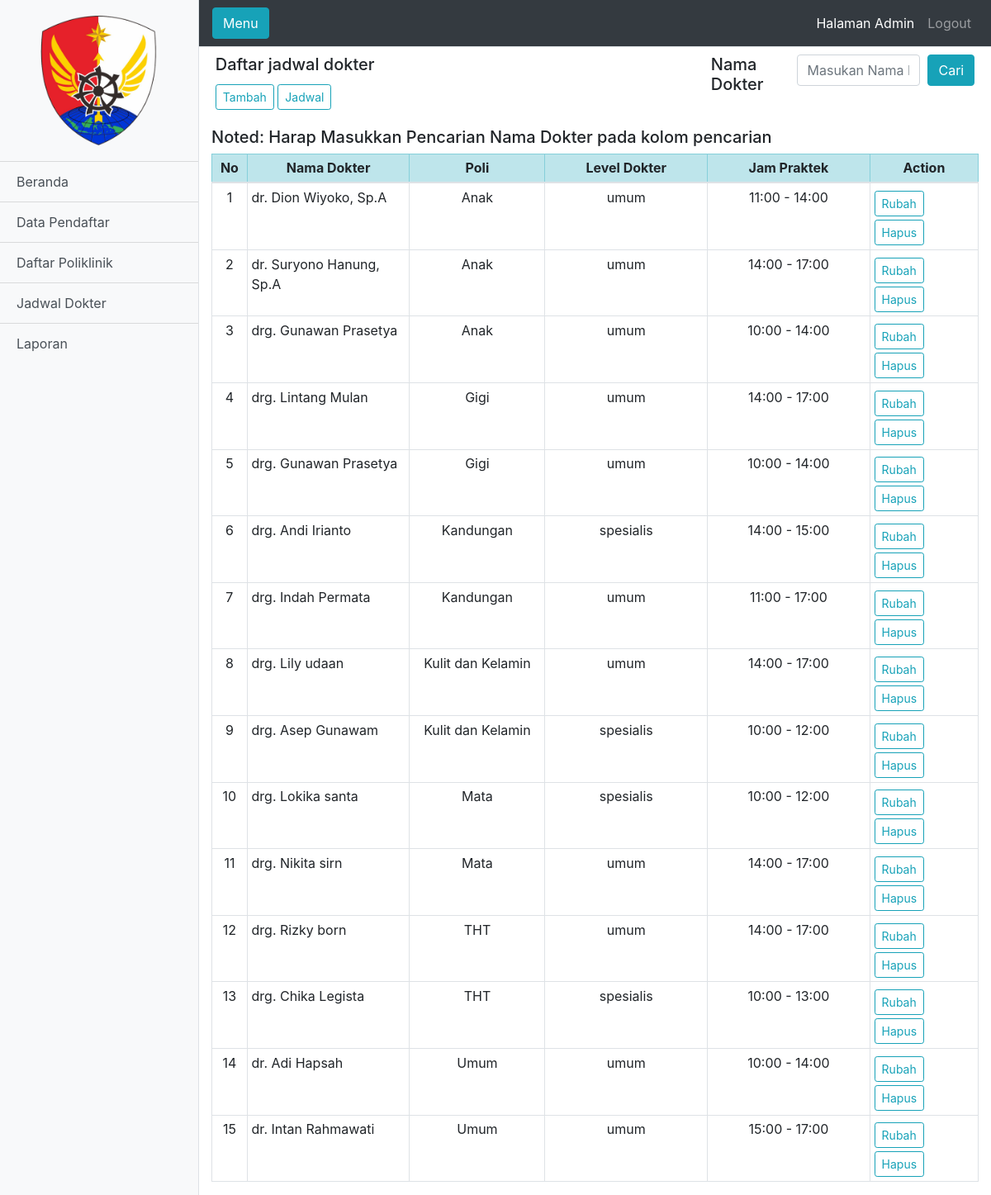
The page /jadwal_dokter.php on the database its author committed.
### tables this page shows
CREATE TABLE `jam` (
  `id_jam` int(5) NOT NULL,
  `jam` varchar(25) NOT NULL,
  `id_poli` int(3) NOT NULL,
  `id_dokter` int(5) NOT NULL,
  `status` int(11) NOT NULL
);

CREATE TABLE `dokter` (
  `id_dokter` int(3) NOT NULL,
  `nama_dokter` varchar(30) NOT NULL,
  `id_poli` int(3) NOT NULL,
  `status` int(11) NOT NULL,
  `level` enum('spesialis','umum') NOT NULL DEFAULT 'umum'
);

CREATE TABLE `poliklinik` (
  `id_poli` int(3) NOT NULL,
  `nama_poli` varchar(30) NOT NULL,
  `status` int(3) NOT NULL
);

### functions.php (called while the page is built, shortened)
<?php
$db = mysqli_connect("localhost", "root", "", "sirusakdeh_db");
function query($query) {
  global $db;
  $result = mysqli_query($db, $query);
  $rows = [];
  while ($row = mysqli_fetch_assoc($result)) {
      $rows[] = $row;
  }
  return $rows;
}
   ?>

### jadwal_dokter.php (the view, shortened to what this page needs)
<?php
require 'functions.php';
$jadwal_dokter = query("SELECT jam.id_jam,dokter.id_dokter,dokter.nama_dokter,poliklinik.nama_poli,jam.jam,dokter.level from jam    join poliklinik on jam.id_poli=poliklinik.id_poli   join dokter on jam.id_dokter=dokter.id_dokter ORDER BY nama_poli ASC");
 ?>
<!DOCTYPE html>
<html lang="en">
<head>
  <link href="admin/vendor/bootstrap/css/bootstrap.min.css" rel="stylesheet">
  <link href="admin/css/simple-sidebar.css" rel="stylesheet">
</head>
<body>
  <div class="d-flex" id="wrapper">
    <div class="bg-light border-right" id="sidebar-wrapper">
      <div class="sidebar-heading"><center><img src="img/logo.png" style="width: 150px; background: transparent;"></center></div>
      <div class="list-group list-group-flush">
        <a href="admin.php" class="list-group-item list-group-item-action bg-light">Beranda</a>
        <a href="data_pendaftar.php" class="list-group-item list-group-item-action bg-light">Data Pendaftar</a>
        <a href="daftar_poliklinik.php" class="list-group-item list-group-item-action bg-light">Daftar Poliklinik</a>
        <a href="jadwal_dokter.php" class="list-group-item list-group-item-action bg-light">Jadwal Dokter</a>
        <a href="laporan.php" class="list-group-item list-group-item-action bg-light">Laporan</a>
      </div>
    </div>
    <div id="page-content-wrapper">
      <nav class="navbar navbar-expand-lg navbar-dark bg-dark border-bottom">
        <button class="btn btn-info" id="menu-toggle">Menu</button>
        <div class="collapse navbar-collapse" id="navbarSupportedContent">
          <ul class="navbar-nav ml-auto mt-2 mt-lg-0">
            <li class="nav-item active">
              <div class="collapse navbar-collapse" id="navbarNav">
                <ul class="navbar-nav">
                  <li class="nav-item active">
                    <a class="nav-link" href="">Halaman Admin<span class="sr-only">(current)</span></a>
                  </li>
                  <li class="nav-item">
                  <a class="nav-link" href="logout.php">Logout</a>
                </li>
                </ul>
        </div>
      </nav>
      <div class="container-fluid">
        <div class="row">
        <div class="col mt-1">
          <table class="table table-sm table-borderless">
            <form  action="" method="post">
            <tr>
              <td width="600" rowspan="2"><h5 class="">Daftar jadwal dokter</h5>
                <button type="button" class="btn btn-outline-info btn-sm mt-1"><a href="tambah_dokter.php" class="text-reset" style="text-decoration:none">Tambah</a></button>
                <button type="button" class="btn btn-outline-info btn-sm mt-1"><a href="jadwal.php" class="text-reset" style="text-decoration:none">Jadwal</a></button>
              </td>
              <td><h5>Nama Dokter</h5></td>
              <td>
                <input class="form-control" type="text" name="dokter" value="" placeholder="Masukan Nama Dokter...." autocomplete="off">
              </td>
              <td>
                <button type="submit" name="cari" class="btn btn-info" id="tombol-cari">Cari</button>
              </td>
            </tr>
          </form>
        </table>
      </div>
        </div>
        <h5>Noted: Harap Masukkan Pencarian Nama Dokter pada kolom pencarian</h5>
        <div class="row">
                <div class="col md">
                    <table class="table table-sm table-bordered">
                      <thead>
                      <tr class="table-info">
                        <th class="text-center"scope="col"width="30">No</th>
                        <th class="text-center" width="150">Nama Dokter</th>
                        <th class="text-center" width="125">Poli</th>
                        <th class="text-center" width="150">Level Dokter</th>
                        <th class="text-center" width="150">Jam Praktek</th>
                        <?php if (!isset($_POST["cari"]) || empty($_POST["dokter"])) : ?>
                        <th width="100" class="text-center">Action</th>
                        <?php endif; ?>
                      </tr>
                      </thead>
                      <tbody>
                        <?php $i = 1; ?>
                        <?php  foreach ($jadwal_dokter as $row ) : ?>
                             <tr>
                               <td><center><?= $i; ?></center></td>
                               <td><?= $row["nama_dokter"]; ?></td>
                               <td><center><?= $row["nama_poli"]; ?></center></td>
                               <td><center><?= $row["level"]; ?></center></td>
                               <td><center><?= $row["jam"]; ?></center></td>
                               <?php if (!isset($_POST["cari"]) || empty($_POST["dokter"])) : ?>
                               <td>
                                     <button type="button" class="btn btn-outline-info btn-sm mt-1" onclick="window.location.href='edit_dokter.php?id_jam=<?= $row["id_jam"]; ?>'">Rubah</button>
                                     <button type="button" class="btn btn-outline-info btn-sm mt-1"><a href="hapus_dokter.php?id_dokter=<?= $row["id_dokter"]?>" class="text-reset" onclick=" return confirm('Anda Yakin?');" style="text-decoration:none">Hapus</a></button>
                               </td>
                               <?php endif; ?>
                             </tr>
                             <?php $i++ ?>
                           <?php endforeach; ?>
                      </tbody>
                    </table>
                </div>
              </div>
      </div>
    </div>
  </div>
</body>
</html>

### admin/css/simple-sidebar.css (style rules this page uses)
body { overflow-x: hidden; }
#sidebar-wrapper { min-height: 100vh; margin-left: -15rem; -webkit-transition: margin .25s ease-out; -moz-transition: margin .25s ease-out; -o-transition: margin .25s ease-out; transition: margin .25s ease-out; }
#sidebar-wrapper .sidebar-heading { padding: 0.875rem 1.25rem; font-size: 1.2rem; }
#sidebar-wrapper .list-group { width: 15rem; }
#page-content-wrapper { min-width: 100vw; }
@media (min-width: 768px) { #sidebar-wrapper { margin-left: 0; } }
@media (min-width: 768px) { #page-content-wrapper { min-width: 0; width: 100%; } }

### rows shown on the page
jam: id_dokter.nama_dokter "dr. Dion Wiyoko, Sp.A", id_poli.nama_poli "Anak", id_dokter.level "umum", jam "11:00 - 14:00"
jam: id_dokter.nama_dokter "dr. Suryono Hanung, Sp.A", id_poli.nama_poli "Anak", id_dokter.level "umum", jam "14:00 - 17:00"
jam: id_dokter.nama_dokter "drg. Gunawan Prasetya", id_poli.nama_poli "Anak", id_dokter.level "umum", jam "10:00 - 14:00"
jam: id_dokter.nama_dokter "drg. Lintang Mulan", id_poli.nama_poli "Gigi", id_dokter.level "umum", jam "14:00 - 17:00"
jam: id_dokter.nama_dokter "drg. Gunawan Prasetya", id_poli.nama_poli "Gigi", id_dokter.level "umum", jam "10:00 - 14:00"
jam: id_dokter.nama_dokter "drg. Andi Irianto", id_poli.nama_poli "Kandungan", id_dokter.level "spesialis", jam "14:00 - 15:00"
jam: id_dokter.nama_dokter "drg. Indah Permata", id_poli.nama_poli "Kandungan", id_dokter.level "umum", jam "11:00 - 17:00"
jam: id_dokter.nama_dokter "drg. Lily udaan", id_poli.nama_poli "Kulit dan Kelamin", id_dokter.level "umum", jam "14:00 - 17:00"
jam: id_dokter.nama_dokter "drg. Asep Gunawam", id_poli.nama_poli "Kulit dan Kelamin", id_dokter.level "spesialis", jam "10:00 - 12:00"
jam: id_dokter.nama_dokter "drg. Lokika santa", id_poli.nama_poli "Mata", id_dokter.level "spesialis", jam "10:00 - 12:00"
jam: id_dokter.nama_dokter "drg. Nikita sirn", id_poli.nama_poli "Mata", id_dokter.level "umum", jam "14:00 - 17:00"
jam: id_dokter.nama_dokter "drg. Rizky born", id_poli.nama_poli "THT", id_dokter.level "umum", jam "14:00 - 17:00"
jam: id_dokter.nama_dokter "drg. Chika Legista", id_poli.nama_poli "THT", id_dokter.level "spesialis", jam "10:00 - 13:00"
jam: id_dokter.nama_dokter "dr. Adi Hapsah", id_poli.nama_poli "Umum", id_dokter.level "umum", jam "10:00 - 14:00"
jam: id_dokter.nama_dokter "dr. Intan Rahmawati", id_poli.nama_poli "Umum", id_dokter.level "umum", jam "15:00 - 17:00"
